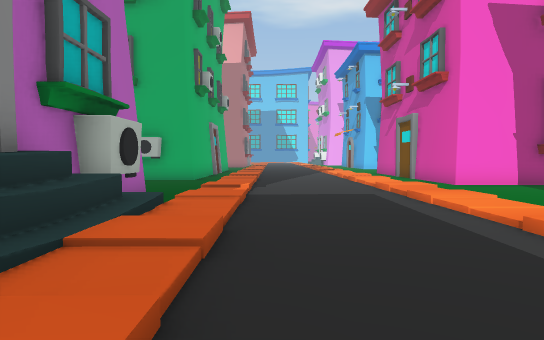
View 1 (above)

24 first-person views from a walk through a scene from a Unity 3-D project. The camera is 0.72 m above the floor, tilts 2° down and sees 75° across. The floor is counted in squares, 1 m on a side. Each view is taken from the middle of a square. On the plan, view 1 faces up. The plan holds only what a view shows up to about 11 squares ahead; the rest is blank. The place goes on beyond the plan. The player is left out.

View 2
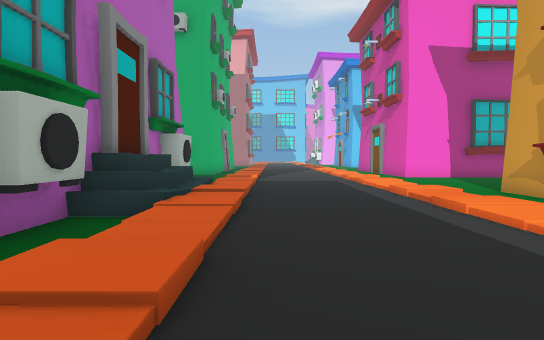

View 3
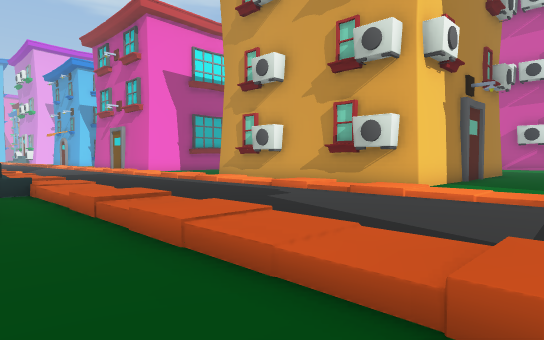

View 4
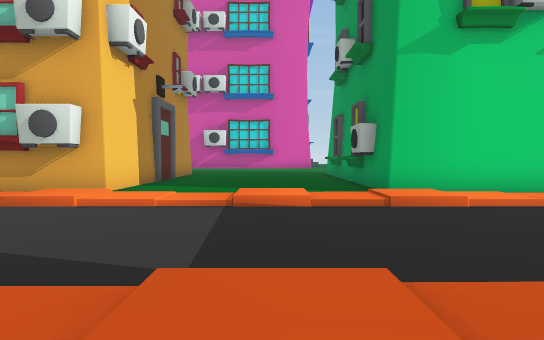

View 5
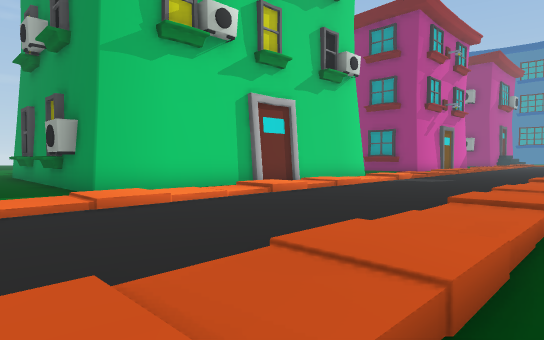

View 6
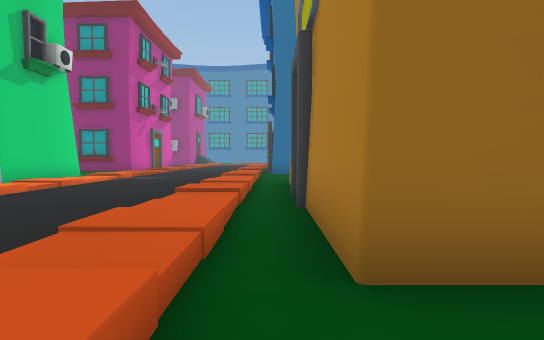

View 7
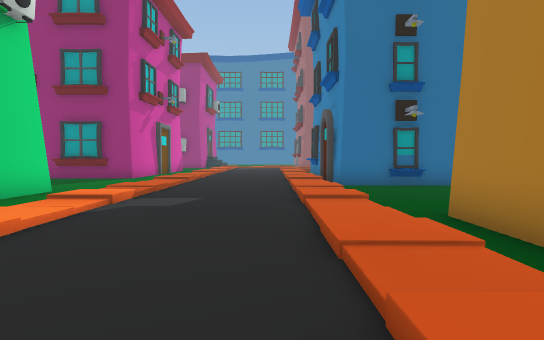

View 8
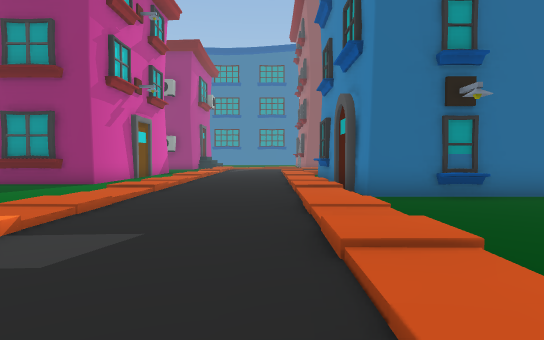

View 9
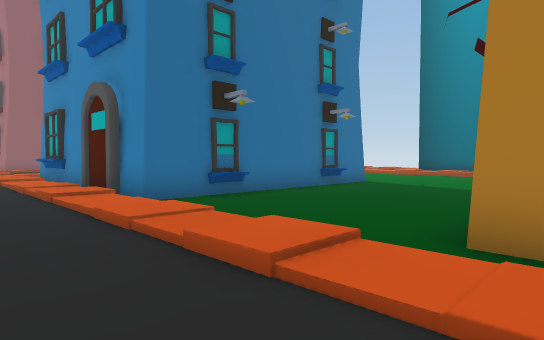

View 10
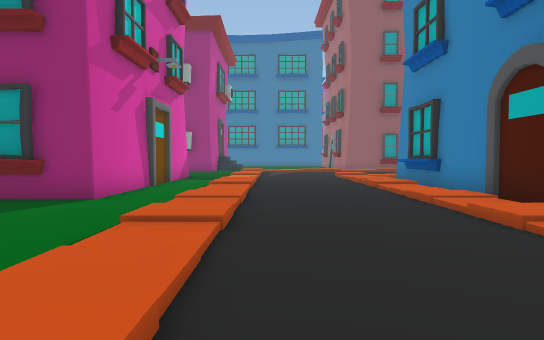

View 11
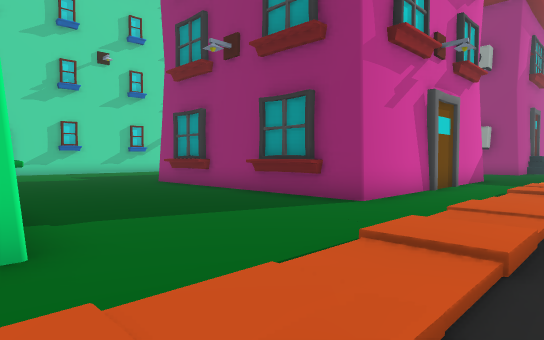

View 12
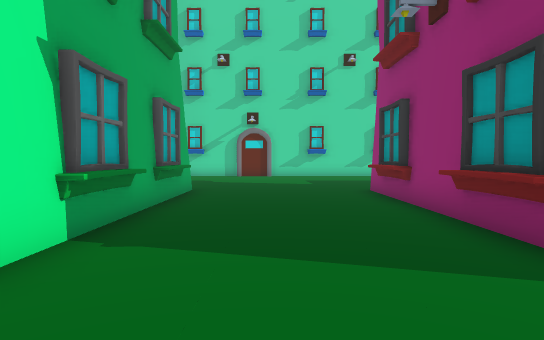

View 13
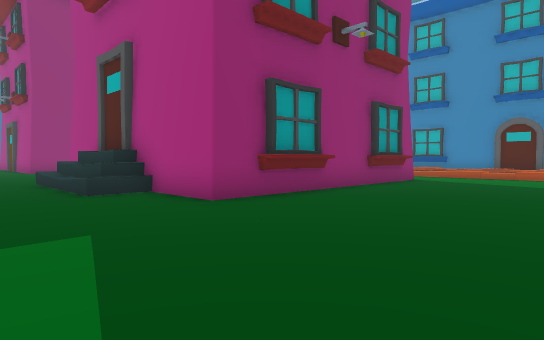

View 14
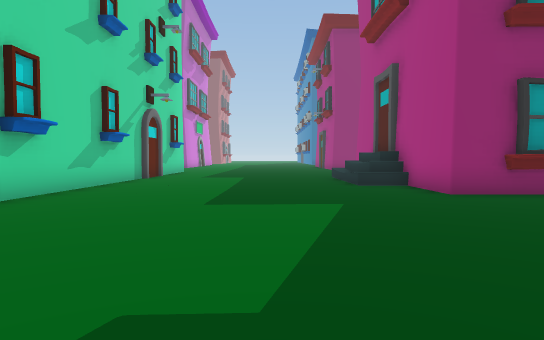

View 15
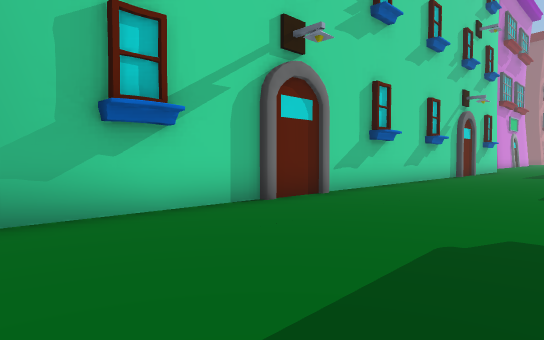

View 16
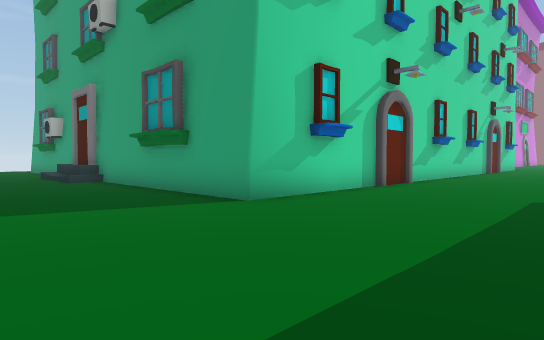

View 17
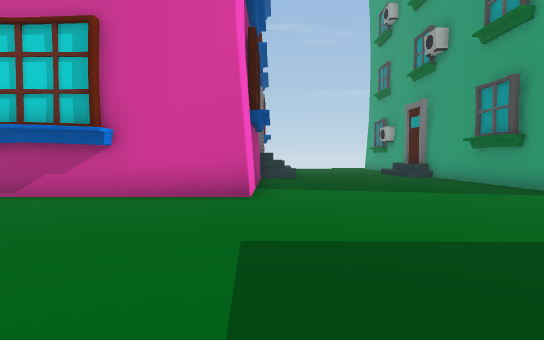

View 18
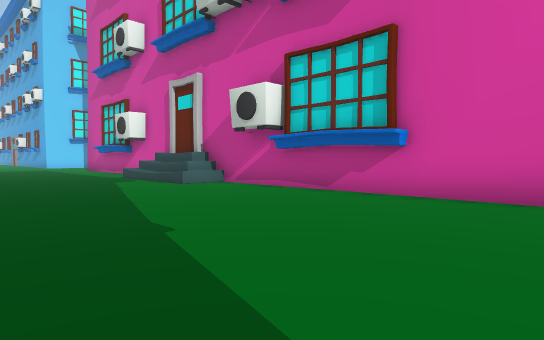

View 19
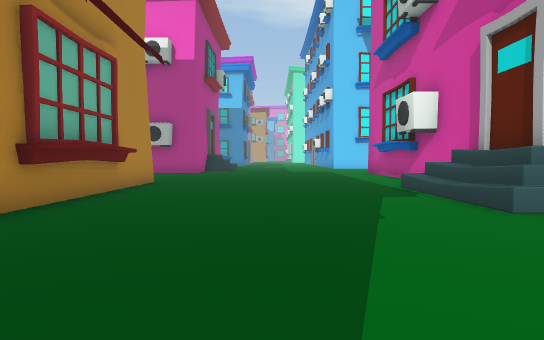

View 20
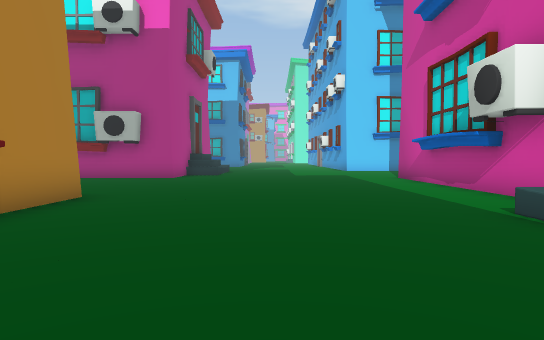

View 21
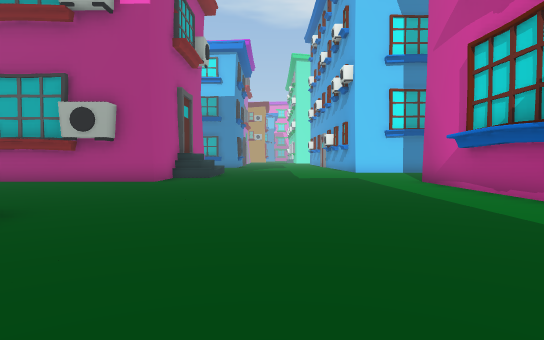

View 22
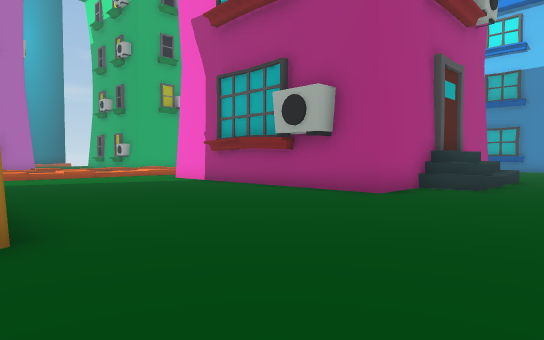

View 23
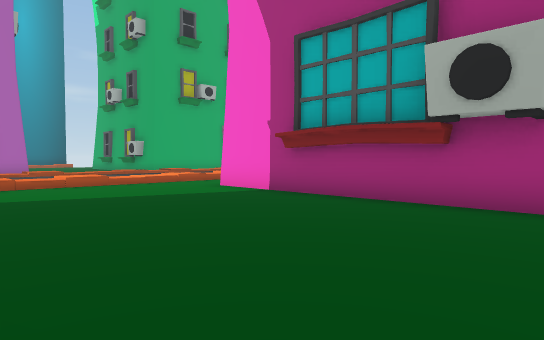

View 24
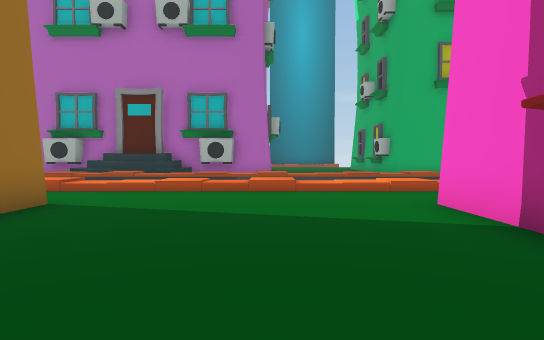

### Floor plan
Key: @ floor where view 1 was taken; # wall or solid block; x gap in a wall; . main floor; : floor 0.1 m higher than the main floor; + floor 0.2 m higher than the main floor; * floor 0.25 m higher than the main floor; = window, fence, low wall or low ledge; B building.
Columns run from 8 left of view 1 to 26 right of it. Each row starts with its distance up from view 1.
 13                      BBB.
 12                      B...
 11        =:::*..BBBBBBBB......
 10        +:::+................. B
  9        +:::+................. B
  8      B *:::*.................BB
  7      B +:::+................. B
  6      B =:::*            ..... B
  5      BB+:::+         .  .....BB
  4      BB+:::+  BB  BBBB  ..... B
  3      BB*:::*  B      B  ..... B
  2      BB+:::+         BB ....BB
  1      BB=:::*         BB ....BB
  0      B +@::+  B      BB ....BB
 -1      # +:::+  B      BB ....BBB
 -2        *:::* BB         ..... B
 -3        +:::+  BBBBB     ..... B
 -4      ..=:::*            .....BB
 -5      ..+:::+            ..... B
 -6      ..+:::+   ...     ...... B
 -7      ..*:::*   ...     ......BB
 -8     ##.+:::+           ...... B
 -9      #.=:::*   BB      ...... BBBBB
-10      # x:::+  BBBB     ......
-11      # x:::+  B         ........
-12      B x:::*  B          ..........
-13      B x:::+ BB          ..........
-14      B.=:::*  B          ..........
-15      B +:::+ BB          ....
-16   BBBB +:::+  B          .... #####
-17       .*:::*  B          .... #
-18 .......+:::+  B          .... B
-19 .......=:::*  BBBB#     ..... B
-20 .......+:::+   BBB.BB........ B
-21 B...B..+:::+      ........... B
-22 BBBBBBB*:::*................. B
-23       B+:::+................. B
-24       B*:::*            ..... B
-25       B+:::+  BBBBBBBB  ..... B
-26       B+:::+  B      B  ..... B
-27       B*:::*  B      BBB..... B
-28       B*:::*  B      BBB..... B
-29       B+:::+  B      BBB....  B

Where each view was taken, in squares from view 1:
view 1: 0 up, 0 right, facing up
view 2: 4 down, 0 right, facing up
view 3: 7 down, 3 left, facing up-right
view 4: 7 down, 2 left, facing right
view 5: 7 down, 2 left, facing down-right
view 6: 6 down, 2 left, facing down
view 7: 11 down, 0 right, facing down
view 8: 14 down, 0 right, facing down
view 9: 15 down, 1 right, facing down-left
view 10: 18 down, 2 right, facing down
view 11: 19 down, 2 right, facing down-right
view 12: 22 down, 3 right, facing right
view 13: 20 down, 17 right, facing down-left
view 14: 18 down, 17 right, facing down
view 15: 16 down, 17 right, facing down-right
view 16: 12 down, 17 right, facing down-right
view 17: 10 down, 15 right, facing right
view 18: 10 down, 15 right, facing up-right
view 19: 6 down, 17 right, facing up
view 20: 2 down, 17 right, facing up
view 21: 0 up, 17 right, facing up
view 22: 4 up, 17 right, facing up-left
view 23: 5 up, 13 right, facing up-left
view 24: 8 up, 11 right, facing left
